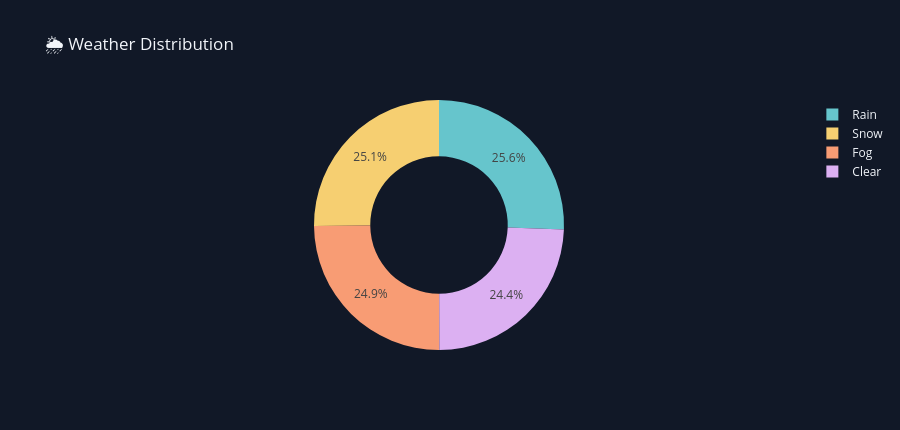

Notebook code for this chart:
### Code cell
weather_data = (
    df["weather_condition"]
    .value_counts()
    .reset_index()
)

weather_data.columns = ["Weather", "Count"]

fig = px.pie(
    weather_data,
    names="Weather",
    values="Count",
    hole=0.55,
    title="🌦️ Weather Distribution",
    template="plotly_dark",
    color_discrete_sequence=px.colors.qualitative.Pastel
)

fig.update_layout(
    height=430,
    paper_bgcolor=CARD_BG
)

fig.show()

### Figure 1 — Plotly figure (JSON) as saved in the notebook; plotly's stock layout.template omitted (floating-point values rounded to 4 significant figures)
{"data": [{"domain": {"x": [0, 1], "y": [0, 1]}, "hole": 0.55, "hovertemplate": "Weather=%{label}<br>Count=%{value}<extra></extra>", "labels": ["Rain", "Snow", "Fog", "Clear"], "legendgroup": "", "name": "", "showlegend": true, "type": "pie", "values": [2558, 2514, 2490, 2438]}], "layout": {"height": 430, "legend": {"tracegroupgap": 0}, "paper_bgcolor": "#111827", "piecolorway": ["rgb(102, 197, 204)", "rgb(246, 207, 113)", "rgb(248, 156, 116)", "rgb(220, 176, 242)", "rgb(135, 197, 95)", "rgb(158, 185, 243)", "rgb(254, 136, 177)", "rgb(201, 219, 116)", "rgb(139, 224, 164)", "rgb(180, 151, 231)", "rgb(179, 179, 179)"], "title": {"text": "🌦️ Weather Distribution"}}}
